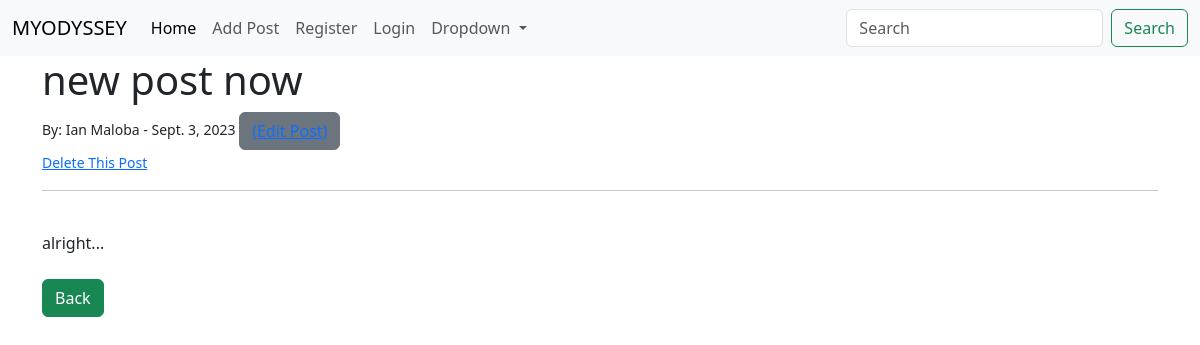
Screenshot of /article/8 with the database file from the repository.
### blog/models.py (models this page shows, shortened)
class Post(models.Model):
    title = models.CharField(max_length=255)
    author = models.ForeignKey(User, on_delete=models.CASCADE)
    body = models.TextField()
    post_date = models.DateField(auto_now_add=True)

### blog/views.py (the view)
# urls.py: path('article/<int:pk>', ArticleDetailView.as_view(), name="article-detail"),
class ArticleDetailView(DetailView):
    model = Post
    template_name  = "article_detail.html"

### blog/templates/article_detail.html (shortened to what this page needs)
{% extends 'base.html' %}
{% block content %}
<h1>{{ post.title }}</h1>
<small>By: {{ post.author.first_name }} {{ post.author.last_name }} - {{ post.post_date }}
    <button class="btn btn-secondary"><a href="{% url 'update_post' post.pk %}">(Edit Post)</a></button>
</small>
<br>
<small><a href="{% url 'delete_post' post.pk %}">Delete This Post</a></small>
<hr>
<br>
{{ post.body }}
<br><br>
<a href="{% url 'home' %}" class="btn btn-success">Back</a>
{% endblock %}

### rows the page displays
Post: title "new post now", author.first_name "Ian", author.last_name "Maloba", post_date "Sept. 3, 2023", body "alright..."
